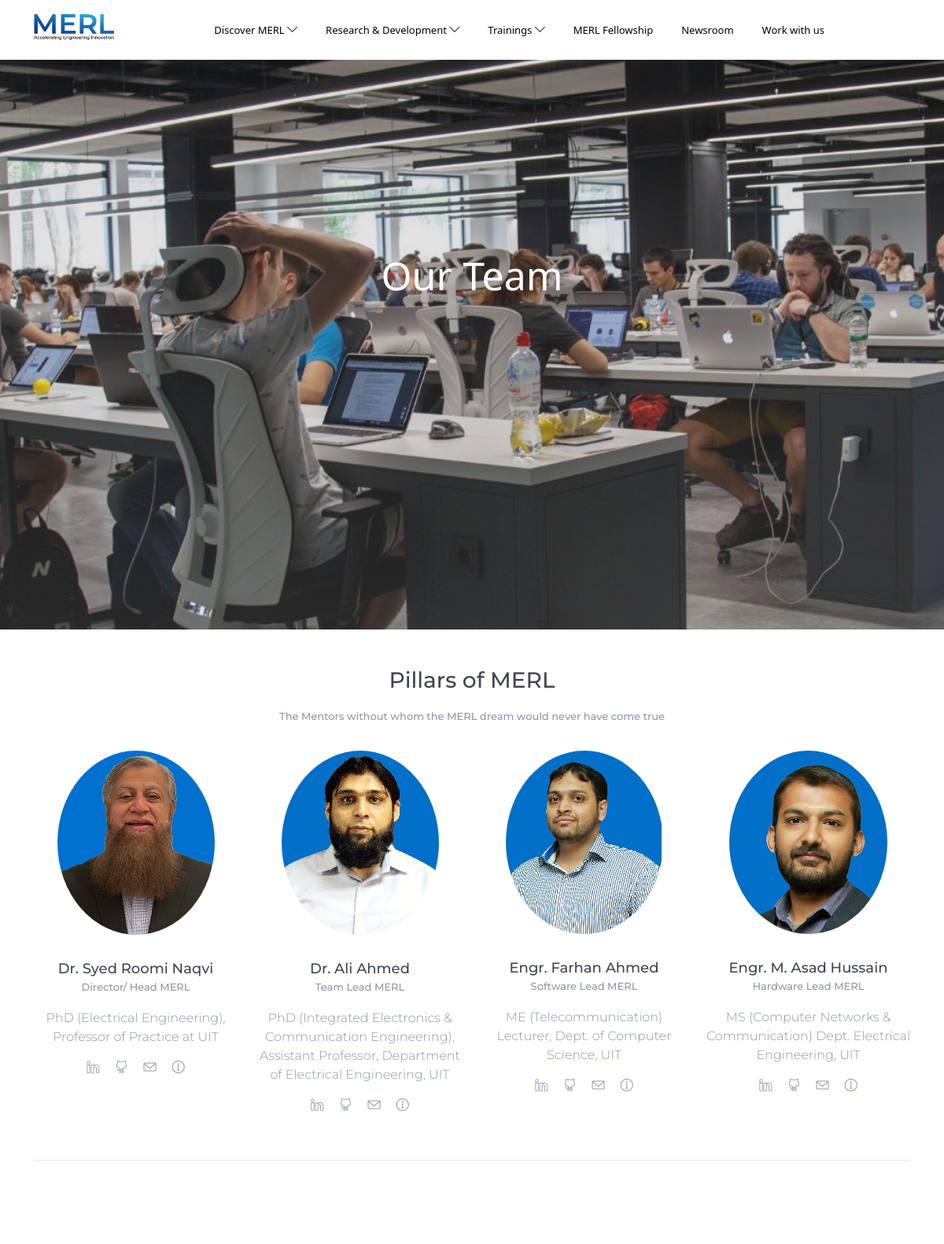
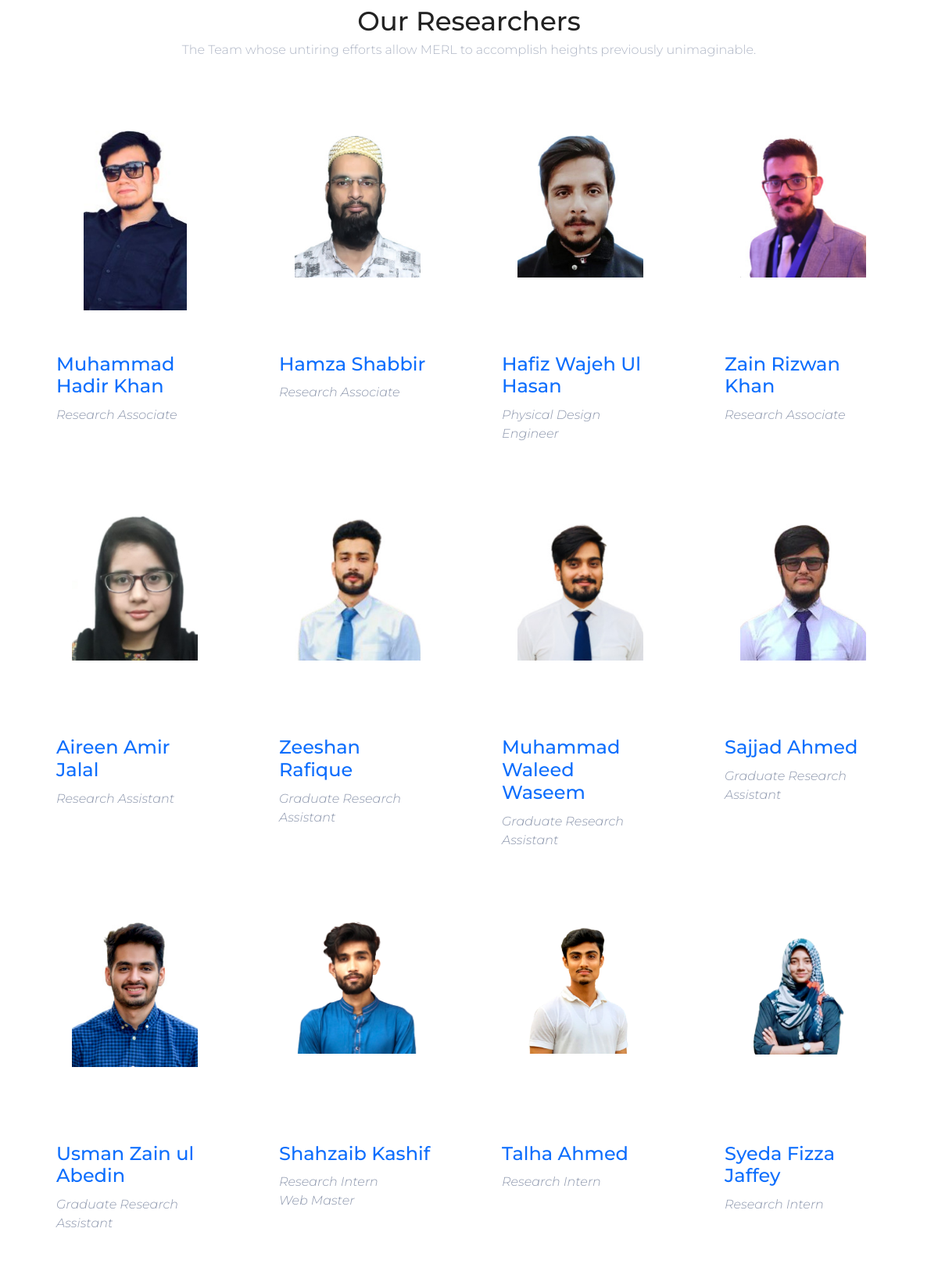
Page /team/ (upper part) on the committed database (2 pictures, top to bottom).
### team/models.py (models this page shows, shortened)
class mentors(models.Model):
    name = models.CharField(max_length=70)
    title = models.CharField(max_length=50)
    description = models.TextField(blank=True, null=True)
    linkedin = models.URLField(max_length = 200, blank=True, null=True)
    github = models.URLField(max_length = 200, blank=True, null=True)
    twitter = models.URLField(max_length = 200, blank=True, null=True)
    mail = models.EmailField(max_length = 200, blank=True, null=True)
    picture = models.ImageField(blank=True,  null=True)

class employee(models.Model):
    name = models.CharField(max_length=70)
    title = models.CharField(max_length=50)
    description = models.TextField(blank=True, null=True)
    skills = ListCharField(
                base_field=models.CharField(max_length=500),
                max_length=10000
            )
    projects = ListCharField(
                base_field=models.CharField(max_length=500),
                max_length=10000
            )
    Interest = ListCharField(
                base_field=models.CharField(max_length=500),
                max_length=10000
            )
    linkedin = models.URLField(max_length = 200, blank=True, null=True)
    github = models.URLField(max_length = 200, blank=True, null=True)
    twitter = models.URLField(max_length = 200, blank=True, null=True)
    mail = models.EmailField(max_length = 200, blank=True, null=True)
    picture = models.ImageField(blank=True,  null=True)
    period = models.CharField(null=True, blank=True, max_length=500)
    def get_details(self):
         return reverse("team", kwargs={"emp_id":self.id})

### team/views.py (the view)
# urls.py: path("team/", team_page, name="teams"),
def team_page(request):
    objs = mentors.objects.all()
    objs2 = employee.objects.all()
    context = {
        "mentors":objs,
        "employees":objs2,
        "nav":nav_data()
    }
    return render(request, "team.html", context)

### pages/utils.py (called while the page is built)
def nav_data():
    p_objs = projectCategory.objects.all()
    t_objs = trainingCategory.objects.all()
    projs = [proj.project_set.all() for proj in p_objs]
    trains = [train.training_set.all() for train in t_objs]
    p_lst, t_lst = [],[]
    for i in range(len(p_objs)):
        p_lst.append((p_objs[i], projs[i]))
    for i in range(len(t_objs)):
        t_lst.append((t_objs[i], trains[i]))
    return (p_lst[::-1], t_lst[::-1])

### project/models.py (called while the page is built)
    def getURL(self):
        return reverse("research", kwargs={"res_id":self.id})

    def getURL(self):
        return reverse("project", kwargs={"proj_id":self.id})

### trainings/models.py (called while the page is built)
    def getURL(self):
        return reverse("training", kwargs={"train_id":self.id})

### templates/team.html (shortened to what this page needs)
{% extends 'base.html' %}
{% load static %}
{% block content %}
<section>
        <div data-bss-parallax-bg="true" style="background: linear-gradient(rgba(0,0,0,0.2), rgba(255,255,255,0.2)), url('{% static 'img/team.jpg' %}') center / cover;height: 100vh;">
            <div class="container" style="padding-top: 40vh;text-align: center;">
                <h1 style="color: rgb(255,255,255);font-size: 50px;">Our Team</h1>
            </div>
        </div>
    </section><div class="py-5 team4">
  <div class="container">
    <div class="row justify-content-center mb-4">
      <div class="col-md-7 text-center">
        <h3 class="mb-3">Pillars of MERL</h3>
        <h6 class="subtitle">The Mentors without whom the MERL dream would never have come true</h6>
      </div>
    </div>
    <div class="row">
      {% for obj in mentors %}
      <div class="col-lg-3 mb-4">
        <div class="row">
          <div class="col-md-12 d-flex justify-content-center align-items-center">
            <img src="{{ obj.picture.url }}" alt="wrapkit" class="img-fluid rounded-circle" />
          </div>
          <div class="col-md-12 text-center">
            <div class="pt-2">
              <h5 class="mt-4 font-weight-medium mb-0">{{ obj.name }}</h5>
              <h6 class="subtitle mb-3">{{ obj.title }}</h6>
              <p>{{ obj.description }}</p>
              <ul class="list-inline">
                <li class="list-inline-item"><a href="#" class="text-decoration-none d-block px-1"><i class="icon-social-linkedin"></i></a></li>
                <li class="list-inline-item"><a href="#" class="text-decoration-none d-block px-1"><i class="icon-social-github"></i></a></li>
                <li class="list-inline-item"><a href="#" class="text-decoration-none d-block px-1"><i class="icon-envelope"></i></a></li>
                <li class="list-inline-item"><a href="#" class="text-decoration-none d-block px-1"><i class="icon-info"></i></a></li>
              </ul>
            </div>
          </div>
        </div>
      </div>
      {% endfor %}
  </div>
</div>
<div class="container">
<hr />
</div>
    <section class="home-team">
        <div class="container">
            <div class="row justify-content-center">
                <div class="col col-md-8">
                    <div class="sectionTitle text-center">
                        <h2>Our Researchers </h2>
                        <p>The Team whose untiring efforts allow MERL to accomplish heights previously unimaginable.</p>
                    </div>
                </div>
            </div>
            <div class="row">
                {% for employee in employees %}
                <div class="col-md-6 col-lg-3" >
                    <div class="card card-style2 team-card">
                        <div class="card_img" style="padding: 25px 50px;">
                          <div style="height: 230px;background: url('{{ employee.picture.url }}') top center / contain no-repeat;" ></div>
                        </div>
                        <div class="card-block">
                            <h4 class="card-title"><a href="{{ employee.get_details }}">{{ employee.name }}</a> </h4><span>{{ employee.title | safe }}</span>
                        </div>
                    </div>
                </div>
                {% endfor %}
            </div>
        </div>
    </section>
    </div>
{% endblock %}

### static/css/4-Column-Team-Block---Circles.css (style rules this page uses)
.team4 { font-family: "Montserrat", sans-serif; color: #8d97ad; font-weight: 300; }
.team4 h1, .team4 h2, .team4 h3, .team4 h4, .team4 h5, .team4 h6 { color: #3e4555; }
.team4 .font-weight-medium { font-weight: 500; }
.team4 h5 { line-height: 22px; font-size: 18px; }
.team4 .subtitle { color: #8d97ad; line-height: 24px; font-size: 13px; }
.team4 ul li a { color: #8d97ad; padding-right: 15px; -webkit-transition: 0.1s ease-in; -o-transition: 0.1s ease-in; transition: 0.1s ease-in; }
.card a { text-decoration: none; }

### static/css/footer-servitech.css (style rules this page uses)
body a { outline: none !important; }
li { line-height: 24px; }

### static/css/styles.css (style rules this page uses)
body { overflow-x: hidden; }
body > * { overflow-x: hidden; }

### static/css/Team-one-B4-1.css (style rules this page uses)
.home-team { padding-top: 80px; padding-bottom: 80px; }
@media (min-width: 992px) { .home-team { padding-top: 100px; padding-bottom: 100px; } }
.home-team .card-style2 { margin-top: 50px; }
.home-team .card-style2 .card-block { padding: 15px 30px; }
.home-team .card-style2 span { padding-left: 0px; font-style: italic; }
.sectionTitle { position: relative; }
.sectionTitle h2 { line-height: 1; padding-bottom: 8px; color: #222222; margin: 0; }
@media (min-width: 320px) { .sectionTitle h2 { font-size: 30px; letter-spacing: 0px; } }
@media (min-width: 768px) { .sectionTitle h2 { font-size: 34px; letter-spacing: 0px; } }
.sectionTitle p { opacity: 0.7; }
.team-card .card_img { overflow: hidden; margin: 0 auto; }
.card { border: 0px; border-radius: 0px; overflow: hidden; }
.card .card_img { position: relative; width: 100%; overflow: hidden; }
.card .card-title { color: black; margin: 0px; padding: 15px 0 10px; transition: all 0.3s ease; }
.card .card-block { padding: 10px 0 0; }

### static/css/Team-one-B4.css (style rules this page uses)
.home-team { padding-top: 80px; padding-bottom: 80px; }
@media (min-width: 992px) { .home-team { padding-top: 100px; padding-bottom: 100px; } }
.home-team .card-style2 { margin-top: 50px; }
.home-team .card-style2 .card-block { padding: 15px 30px; }
.home-team .card-style2 span { padding-left: 0px; font-style: italic; }
.sectionTitle { position: relative; }
.sectionTitle h2 { line-height: 1; padding-bottom: 8px; color: #222222; margin: 0; }
@media (min-width: 320px) { .sectionTitle h2 { font-size: 30px; letter-spacing: 0px; } }
@media (min-width: 768px) { .sectionTitle h2 { font-size: 34px; letter-spacing: 0px; } }
.sectionTitle p { opacity: 0.7; }
.team-card .card_img { overflow: hidden; margin: 0 auto; }
.card { border: 0px; border-radius: 0px; overflow: hidden; }
.card .card_img { position: relative; width: 100%; overflow: hidden; }
.card .card-title { margin: 0px; padding: 15px 0 10px; transition: all 0.3s ease; }
.card .card-block { padding: 10px 0 0; }

### rows in the picture
mentors: picture (picture), name "Dr. Syed Roomi Naqvi", title "Director/ Head MERL", description "PhD (Electrical Engineering), Professor of Practice at UIT"
mentors: picture (picture), name "Dr. Ali Ahmed", title "Team Lead MERL", description "PhD (Integrated Electronics & Communication Engineering), Assistant Professor, Department of Electrical Engineering, UIT"
mentors: picture (picture), name "Engr. Farhan Ahmed", title "Software Lead MERL", description "ME (Telecommunication) Lecturer, Dept. of Computer Science, UIT"
mentors: picture (picture), name "Engr. M. Asad Hussain", title "Hardware Lead MERL", description "MS (Computer Networks & Communication) Dept. Electrical Engineering, UIT"
employee: picture (picture), name "Muhammad Hadir Khan", title "Research Associate"
employee: picture (picture), name "Hamza Shabbir", title "Research Associate"
employee: picture (picture), name "Hafiz Wajeh Ul Hasan", title "Physical Design Engineer"
employee: picture (picture), name "Zain Rizwan Khan", title "Research Associate"
employee: picture (picture), name "Aireen Amir Jalal", title "Research Assistant"
employee: picture (picture), name "Zeeshan Rafique", title "Graduate Research Assistant"
employee: picture (picture), name "Muhammad Waleed Waseem", title "Graduate Research Assistant"
employee: picture (picture), name "Sajjad Ahmed", title "Graduate Research Assistant"
employee: picture (picture), name "Usman Zain ul Abedin", title "Graduate Research Assistant"
employee: picture (picture), name "Shahzaib Kashif", title "Research Intern Web Master"
employee: picture (picture), name "Talha Ahmed", title "Research Intern"
employee: picture (picture), name "Syeda Fizza Jaffey", title "Research Intern"
